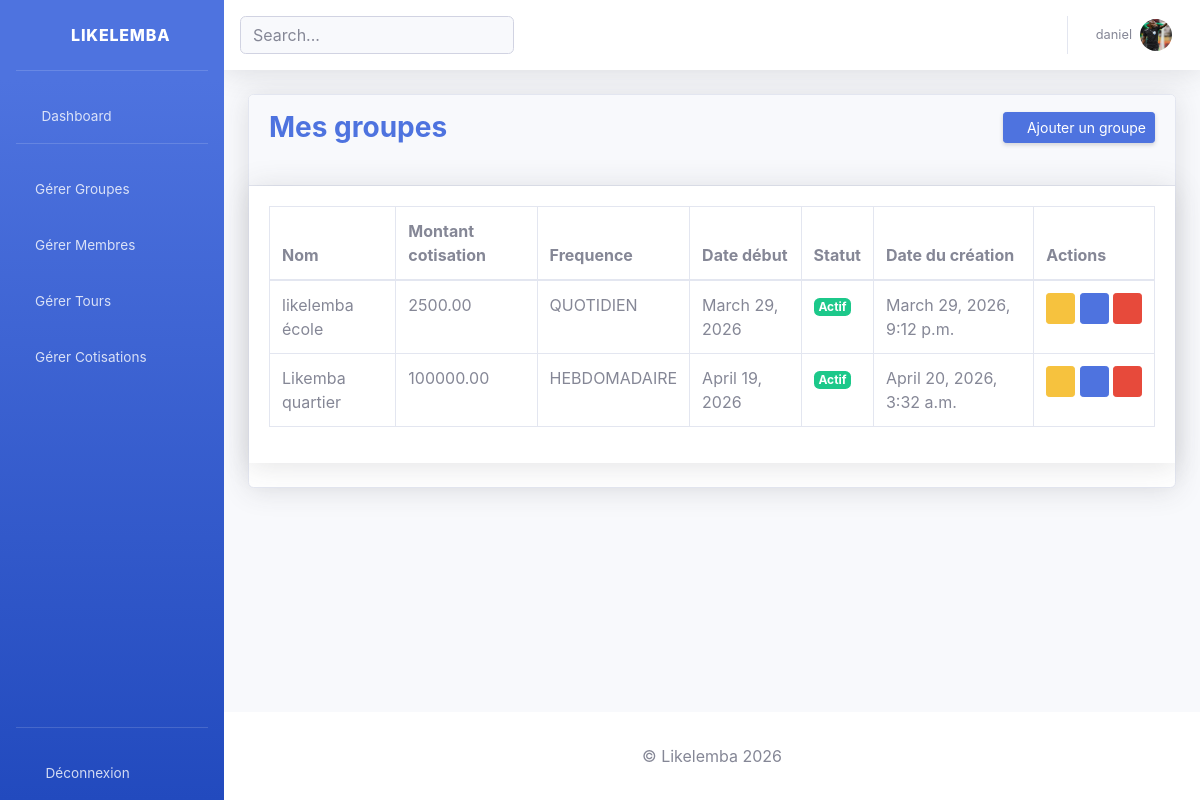
/groupes/ (signed in), run on the app's committed database.
### authentification/models.py (models this page shows)
class Utilisateur(AbstractUser):
    telephone = models.CharField(max_length=20)
    ROLE_CHOICES = [
        ('ADMIN', 'Admin'),
        ('MEMBRE', 'Membre')
    ]
    role = models.CharField(max_length=10, choices=ROLE_CHOICES)
    photo = models.ImageField(upload_to='profiles/', null=True, blank=True)
    is_verified = models.BooleanField(default=False)

### likelemba_app/models.py (models this page shows, shortened)
class Groupe(models.Model):
    FREQUENCE_CHOICES = [
        ('QUOTIDIEN', 'Quotidien'),
        ('HEBDOMADAIRE', 'Hebdomadaire'),
        ('MENSUEL', 'Mensuel'),
        ('ANNUEL', 'Annuel')
    ]
    STATUT_CHOICES = [
        ('ACTIF', 'Actif'),
        ('TERMINE', 'Terminé')
    ]
    nom = models.CharField(max_length=100)
    montant_cotisation = models.DecimalField(
        max_digits=10,
        decimal_places=2
    )
    frequence = models.CharField(max_length=20, choices=FREQUENCE_CHOICES)
    date_debut = models.DateField()
    statut = models.CharField(max_length=20, choices = STATUT_CHOICES, default='ACTIF')
    date_creation = models.DateTimeField(auto_now_add=True, null=True)
    admin = models.ForeignKey(
        Utilisateur,
        on_delete=models.CASCADE
    )

### likelemba_app/views.py (the view)
# urls.py: path('groupes/', liste_groupes_view, name="liste_groupes"),
@login_required
def liste_groupes_view(request):
    if request.user.role != 'ADMIN':
        return redirect("dashboard_membre")
    groupes = Groupe.objects.filter(admin=request.user)
    return render(request, "groupes/liste_groupes.html", {'groupes': groupes})

### likelemba/templates/groupes/liste_groupes.html (shortened to what this page needs)
{% extends 'base.html' %}
{% block content %}
<div class="card shadow mb-4">
    <div class="card-header py-3">
        <div class="d-sm-flex align-items-center justify-content-between mb-4">
            <h3 class="m-0 font-weight-bold text-primary">Mes groupes</h3>
            <a href="{% url 'create_groupe' %}" class="btn btn-primary btn-sm shadow-sm"><i class="fas fa-plus"></i> <span class="d-none d-sm-inline">Ajouter un groupe</span>
            </a>
        </div>
    </div>
    <div class="card-body shadow mb-4">
        <div class="table-responsive">
            <table class="table table-bordered" id="dataTable" width="100%" cellspacing="0">
                <thead>
                    <tr>
                        <th>Nom</th>
                        <th>Montant cotisation</th>
                        <th>Frequence</th>
                        <th>Date début</th>
                        <th>Statut</th>
                        <th>Date du création</th>
                        <th>Actions</th>
                    </tr>
                </thead>
                <tbody>
                    {% for groupe in groupes %}
                    <tr>
                        <td>{{ groupe.nom }}</td>
                        <td>{{ groupe.montant_cotisation }}</td>
                        <td>{{ groupe.frequence }}</td>
                        <td>{{ groupe.date_debut}}</td>
                        <td>
                            {% if groupe.statut == 'ACTIF' %}
                                <span class="badge badge-success">Actif</span>
                            {% else %}
                                <span class="badge badge-danger">Terminé</span>
                            {% endif %}
                        </td>
                        <td>{{ groupe.date_creation }}</td>
                        <td class="text-nowrap">
                            <a href="{% url 'update_groupe' groupe.id %}" class="btn btn-warning btn-sm mb-1">
                                <i class="fas fa-pen"></i>
                            </a>
                            <a href="{% url 'detail_groupe' groupe.id %}" class="btn btn-primary btn-sm mb-1">
                                <i class="fas fa-eye"></i>
                            </a>
                            <button class="btn btn-danger btn-sm mb-1"
                                    data-toggle="modal"
                                    data-target="#deleteModal{{ groupe.id }}">
                                <i class="fas fa-trash"></i>
                            </button>
                        </td>
                    </tr>
                    {% empty %}
                    <tr>
                        <td colspan="6" class="text-center">
                            Aucun groupe trouvé
                        </td>
                    </tr>
                    {% endfor %}
                </tbody>
            </table>
        </div>
    </div>
</div>
{% endblock content %}

### likelemba/templates/components/navbar.html (shortened to what this page needs)
{% load static %}
<nav class="navbar navbar-expand navbar-light bg-white topbar mb-4 static-top shadow">
    <form class="d-none d-sm-inline-block form-inline mr-auto">
        <input type="text" class="form-control bg-light small" placeholder="Search...">
    </form>
    <ul class="navbar-nav ml-auto">
        <li class="nav-item dropdown no-arrow mx-1">
            <a class="nav-link" href="#">
                <i class="fas fa-bell fa-fw"></i>
            </a>
        </li>
        <li class="nav-item dropdown no-arrow mx-1">
            <a class="nav-link" href="#">
                <i class="fas fa-envelope fa-fw"></i>
            </a>
        </li>
        <li class="nav-item dropdown no-arrow">
            <a class="nav-link dropdown-toggle" href="#">
                <span class="mr-2 d-none d-lg-inline text-gray-600 small">{{ request.user.username }}</span>
                {% if request.user.photo %}
                    <img class="img-profile rounded-circle" src="{{ request.user.photo.url }}" width="40px">
                {% else %}
                    <img src="{% static 'img/undraw_profile_2.svg' %}" alt="" width="40px">
                {% endif %}
            </a>
        </li>
    </ul>
</nav>

### data on the page
Utilisateur: user.username "daniel", user.photo (picture)
Groupe: nom "likelemba école", montant_cotisation "2500.00", frequence "QUOTIDIEN", date_debut "March 29, 2026", statut "Actif", date_creation "March 29, 2026, 9:12 p.m."
Groupe: nom "Likemba quartier", montant_cotisation "100000.00", frequence "HEBDOMADAIRE", date_debut "April 19, 2026", statut "Actif", date_creation "April 20, 2026, 3:32 a.m."
